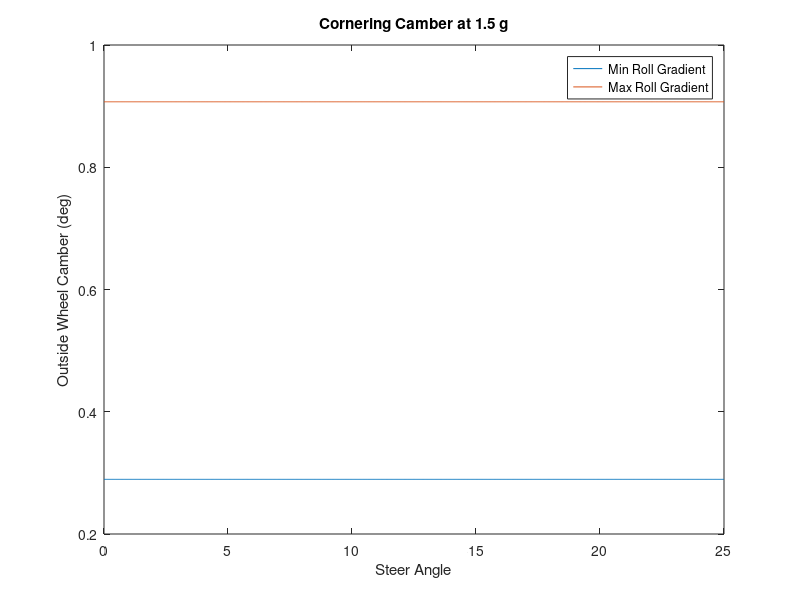

This chart was generated by the following MATLAB code:
%% Kinematic Parameters
roll_camber = 0.58; % deg w/ 1 deg roll
ride_camber = 0.221; % deg w/ 1 in droop
steer_camber = 0; % deg at full steer

roll_gradient = [0.62 1.33]; %0.67; % deg/g range (min to max)

static_camber = -1; % deg

camber_compliance_outside = 0.5; % deg/g (outside wheel)

cornering_g = 1.5; % g

%% Calculations

roll = roll_gradient*cornering_g;
camber_fromroll = roll_camber*roll;

camber_fromcompliance = cornering_g*camber_compliance_outside;

steer_angle = linspace(0,25,1000);
for i = 1:numel(steer_angle)
    camber_fromsteer = steer_angle(i)/25*steer_camber;
    total_camber(:,i) = static_camber+camber_fromroll+camber_fromcompliance+camber_fromsteer;
end
plot(steer_angle,total_camber(1,:))
hold on
plot(steer_angle,total_camber(2,:))
xlabel('Steer Angle')
ylabel('Outside Wheel Camber (deg)')
legend('Min Roll Gradient','Max Roll Gradient')
title('Cornering Camber at 1.5 g')
